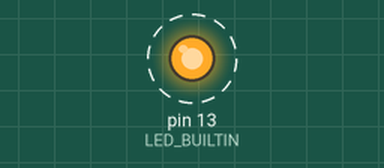
This sketch was run on a simulated Arduino Uno, built with avr-gcc and run on an emulated ATmega328P. Shown: output pins drawn as LEDs (lit = HIGH). Dashed ring = blinking. What the sketch prints to the serial monitor is not drawn.

Above: at 0.1 s.
Timing chart, 0 to 3.0 s (numbered marks = the images above):
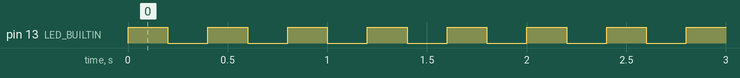

Measured:
- by itself, pin 13 (LED_BUILTIN): alternates HIGH for 0.20 s and LOW for 0.20 s

The sketch:

Blink-1.1.ino
```cpp
void setup() {
    Serial.begin(9600);
    pinMode(LED_BUILTIN, OUTPUT);
}

void loop() {
    Serial.println("Test");
    digitalWrite(LED_BUILTIN, HIGH);
    delay(200);
    digitalWrite(LED_BUILTIN, LOW);
    delay(200);
}
```
